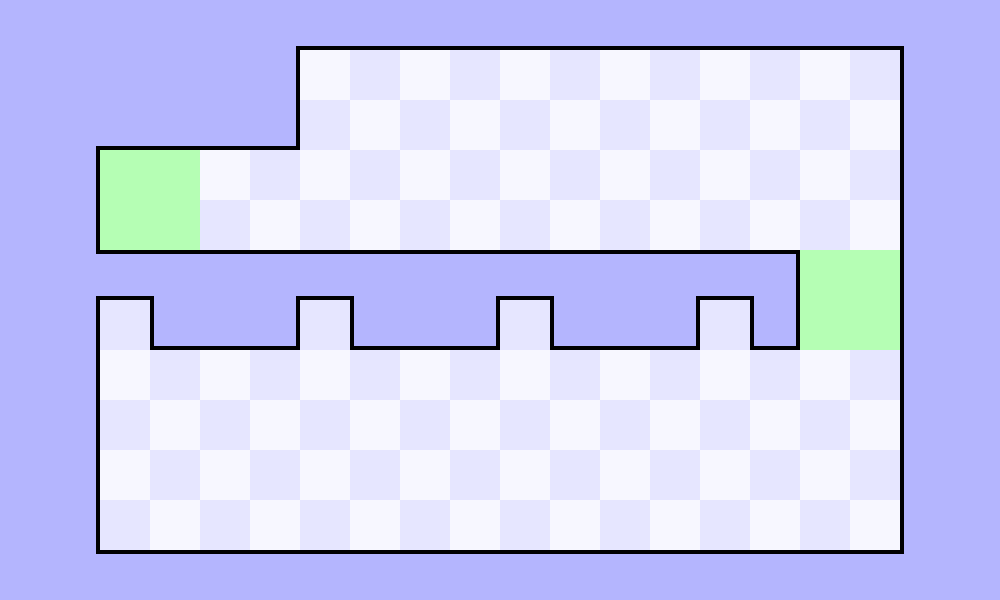

This game map was drawn from its Tiled (.tmx) file and the tilesets committed beside it. A one-line description and the trimmed map source follow:
An orthogonal 20x12 tile map with 50x50 px tiles, 4 tile layers (empty, walls, checkpoint, goal).

<map version="1.4" tiledversion="1.4.2" orientation="orthogonal" renderorder="right-down" width="20" height="12" tilewidth="50" tileheight="50" infinite="0" nextlayerid="12" nextobjectid="1">
 <tileset firstgid="1" source="mymap.tsx" />
 <layer id="11" name="empty" width="20" height="12">
  <data>[240 cells, 240 non-empty, 3 distinct tile ids]</data>
 </layer>
 <layer id="8" name="walls" width="20" height="12">
  <data>[240 cells, 80 non-empty, 8 distinct tile ids]</data>
 </layer>
 <layer id="9" name="checkpoint" width="20" height="12">
  <data>[240 cells, 4 non-empty, 1 distinct tile ids]</data>
 </layer>
 <layer id="10" name="goal" width="20" height="12">
  <data>[240 cells, 4 non-empty, 1 distinct tile ids]</data>
 </layer>
</map>
